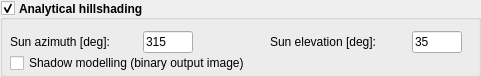
  <widget class="QGroupBox" name="group_hillshading">
   <property name="geometry">
    <rect>
     <x>10</x>
     <y>103</y>
     <width>481</width>
     <height>77</height>
    </rect>
   </property>
   <property name="sizePolicy">
    <sizepolicy hsizetype="Preferred" vsizetype="Preferred">
     <horstretch>0</horstretch>
     <verstretch>0</verstretch>
    </sizepolicy>
   </property>
   <property name="minimumSize">
    <size>
     <width>0</width>
     <height>77</height>
    </size>
   </property>
   <property name="maximumSize">
    <size>
     <width>16777215</width>
     <height>75</height>
    </size>
   </property>
   <property name="font">
    <font>
     <weight>75</weight>
     <bold>true</bold>
    </font>
   </property>
   <property name="acceptDrops">
    <bool>false</bool>
   </property>
   <property name="accessibleDescription">
    <string>hillshading</string>
   </property>
   <property name="autoFillBackground">
    <bool>false</bool>
   </property>
   <property name="title">
    <string>Analytical hillshading</string>
   </property>
   <property name="alignment">
    <set>Qt::AlignLeading|Qt::AlignLeft|Qt::AlignVCenter</set>
   </property>
   <property name="flat">
    <bool>false</bool>
   </property>
   <property name="checkable">
    <bool>true</bool>
   </property>
   <property name="checked">
    <bool>true</bool>
   </property>
   <widget class="QWidget" name="layoutWidget">
    <property name="geometry">
     <rect>
      <x>270</x>
      <y>30</y>
      <width>192</width>
      <height>24</height>
     </rect>
    </property>
    <layout class="QHBoxLayout" name="horizontalLayout_2">
     <item>
      <widget class="QLabel" name="label_2">
       <property name="font">
        <font>
         <weight>50</weight>
         <bold>false</bold>
        </font>
       </property>
       <property name="text">
        <string>Sun elevation [deg]:</string>
       </property>
      </widget>
     </item>
     <item>
      <widget class="QLineEdit" name="hs_sun_elevation">
       <property name="sizePolicy">
        <sizepolicy hsizetype="Fixed" vsizetype="Fixed">
         <horstretch>0</horstretch>
         <verstretch>0</verstretch>
        </sizepolicy>
       </property>
       <property name="minimumSize">
        <size>
         <width>50</width>
         <height>22</height>
        </size>
       </property>
       <property name="maximumSize">
        <size>
         <width>50</width>
         <height>22</height>
        </size>
       </property>
       <property name="font">
        <font>
         <weight>50</weight>
         <bold>false</bold>
        </font>
       </property>
       <property name="accessibleDescription">
        <string>sun_elevation</string>
       </property>
       <property name="inputMask">
        <string>009</string>
       </property>
       <property name="text">
        <string>35</string>
       </property>
       <property name="maxLength">
        <number>3</number>
       </property>
       <property name="frame">
        <bool>true</bool>
       </property>
       <property name="placeholderText">
        <string>315</string>
       </property>
       <property name="clearButtonEnabled">
        <bool>false</bool>
       </property>
      </widget>
     </item>
    </layout>
   </widget>
   <widget class="QCheckBox" name="checkBox">
    <property name="geometry">
     <rect>
      <x>10</x>
      <y>53</y>
      <width>261</width>
      <height>20</height>
     </rect>
    </property>
    <property name="font">
     <font>
      <weight>50</weight>
      <bold>false</bold>
     </font>
    </property>
    <property name="accessibleDescription">
     <string>shadow_modelling</string>
    </property>
    <property name="text">
     <string>Shadow modelling (binary output image)</string>
    </property>
   </widget>
   <widget class="QWidget" name="layoutWidget">
    <property name="geometry">
     <rect>
      <x>10</x>
      <y>30</y>
      <width>183</width>
      <height>24</height>
     </rect>
    </property>
    <layout class="QHBoxLayout" name="horizontalLayout">
     <item>
      <widget class="QLabel" name="label">
       <property name="font">
        <font>
         <weight>50</weight>
         <bold>false</bold>
        </font>
       </property>
       <property name="text">
        <string>Sun azimuth [deg]:</string>
       </property>
      </widget>
     </item>
     <item>
      <widget class="QLineEdit" name="hs_sun_azimuth">
       <property name="sizePolicy">
        <sizepolicy hsizetype="Fixed" vsizetype="Fixed">
         <horstretch>0</horstretch>
         <verstretch>0</verstretch>
        </sizepolicy>
       </property>
       <property name="minimumSize">
        <size>
         <width>50</width>
         <height>22</height>
        </size>
       </property>
       <property name="maximumSize">
        <size>
         <width>50</width>
         <height>22</height>
        </size>
       </property>
       <property name="font">
        <font>
         <weight>50</weight>
         <bold>false</bold>
        </font>
       </property>
       <property name="accessibleDescription">
        <string>sun_azimuth</string>
       </property>
       <property name="inputMask">
        <string>009</string>
       </property>
       <property name="text">
        <string>315</string>
       </property>
       <property name="maxLength">
        <number>3</number>
       </property>
       <property name="frame">
        <bool>true</bool>
       </property>
       <property name="placeholderText">
        <string>315</string>
       </property>
       <property name="clearButtonEnabled">
        <bool>false</bool>
       </property>
      </widget>
     </item>
    </layout>
   </widget>
  </widget>
